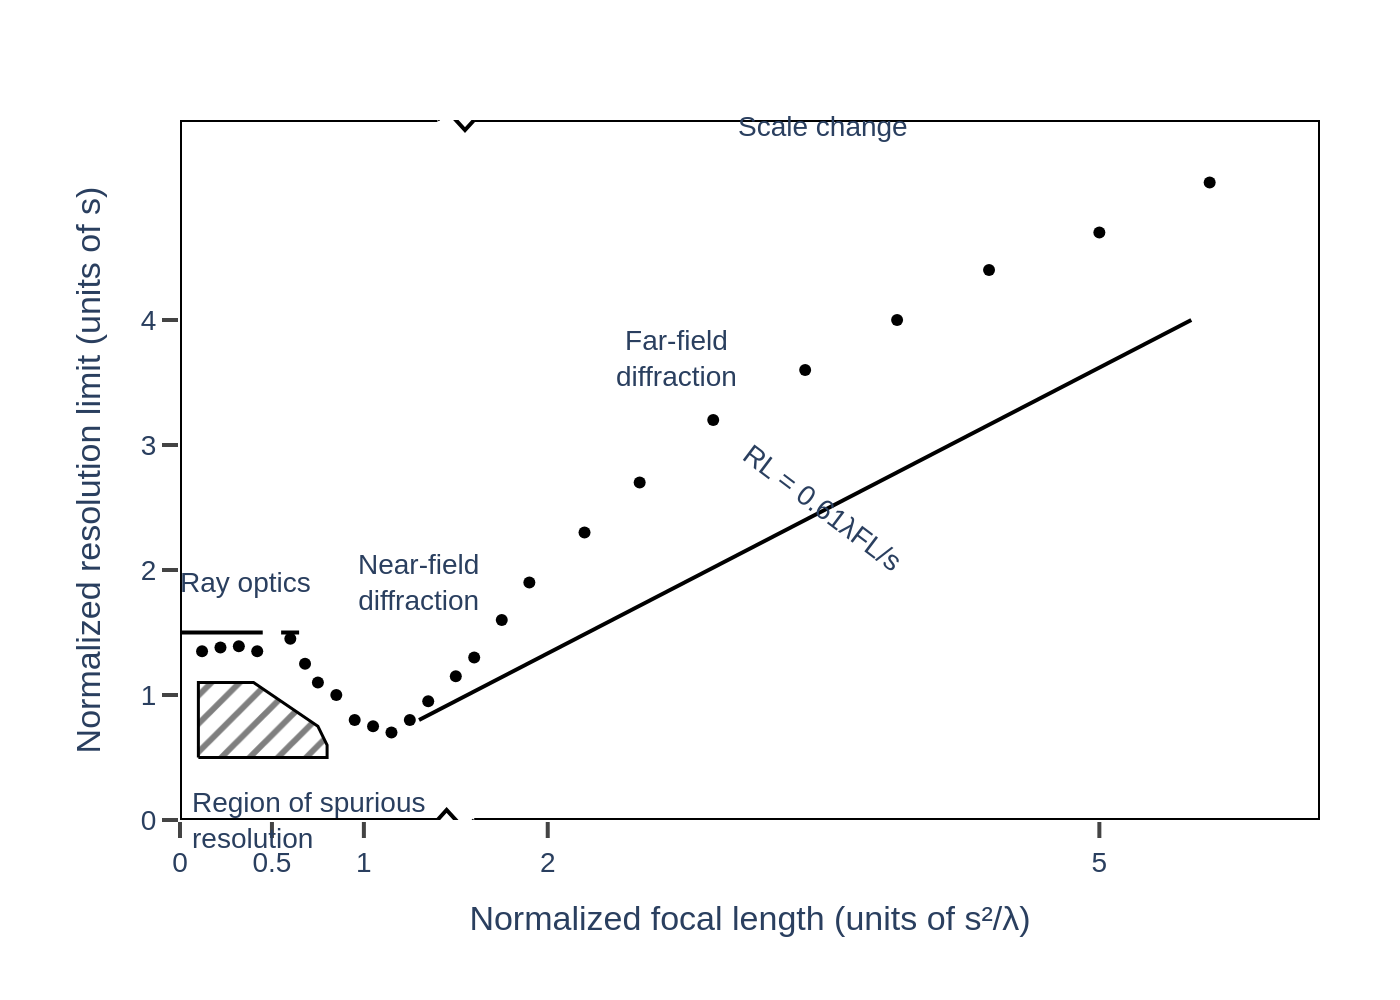

Python code for this plot:
import sys
import json
import pathlib
import plotly.graph_objects as go

if len(sys.argv) != 2:
    print("Usage: python script.py <path_to_json>")
    sys.exit(1)

json_path = pathlib.Path(sys.argv[1])
if not json_path.is_file():
    print(f"Error: File not found at {json_path}")
    sys.exit(1)

with open(json_path, 'r', encoding='utf-8') as f:
    config = json.load(f)

chart_data = config['chart_data']
texts = config['texts']
colors = config['colors']
layout_opts = config['layout_options']

fig = go.Figure()

# Add traces
fig.add_trace(go.Scatter(
    x=chart_data['scatter_points']['x'],
    y=chart_data['scatter_points']['y'],
    mode='markers',
    marker=dict(color=colors['primary'], size=6),
    showlegend=False
))

fig.add_trace(go.Scatter(
    x=chart_data['ray_optics_solid']['x'],
    y=chart_data['ray_optics_solid']['y'],
    mode='lines',
    line=dict(color=colors['primary'], width=2),
    showlegend=False
))

fig.add_trace(go.Scatter(
    x=chart_data['ray_optics_dashed']['x'],
    y=chart_data['ray_optics_dashed']['y'],
    mode='lines',
    line=dict(color=colors['primary'], width=2, dash='dash'),
    showlegend=False
))

fig.add_trace(go.Scatter(
    x=chart_data['far_field_line']['x'],
    y=chart_data['far_field_line']['y'],
    mode='lines',
    line=dict(color=colors['primary'], width=2),
    showlegend=False
))

fig.add_trace(go.Scatter(
    x=chart_data['spurious_region']['x'],
    y=chart_data['spurious_region']['y'],
    mode='lines',
    line=dict(color=colors['primary'], width=1.5),
    fill='toself',
    fillcolor=colors['spurious_region_fill'],
    fillpattern=dict(shape='/', fgcolor=colors['primary'], solidity=0.3),
    showlegend=False
))

# Create custom axis box with break
shapes = []
x_range = layout_opts['x_range']
y_range = layout_opts['y_range']
break_pos = layout_opts['axis_break_pos']
break_hw = layout_opts['axis_break_width'] / 2

# Box lines with gaps for break symbols
shapes.append(dict(type='line', x0=x_range[0], y0=y_range[0], x1=break_pos - break_hw, y1=y_range[0], line=dict(color=colors['primary'], width=2)))
shapes.append(dict(type='line', x0=break_pos + break_hw, y0=y_range[0], x1=x_range[1], y1=y_range[0], line=dict(color=colors['primary'], width=2)))
shapes.append(dict(type='line', x0=x_range[0], y0=y_range[1], x1=break_pos - break_hw, y1=y_range[1], line=dict(color=colors['primary'], width=2)))
shapes.append(dict(type='line', x0=break_pos + break_hw, y0=y_range[1], x1=x_range[1], y1=y_range[1], line=dict(color=colors['primary'], width=2)))
shapes.append(dict(type='line', x0=x_range[0], y0=y_range[0], x1=x_range[0], y1=y_range[1], line=dict(color=colors['primary'], width=2)))
shapes.append(dict(type='line', x0=x_range[1], y0=y_range[0], x1=x_range[1], y1=y_range[1], line=dict(color=colors['primary'], width=2)))

# Break symbols
y_break_amp = 0.08
x_start, x_end = break_pos - break_hw, break_pos + break_hw
x_mid1, x_mid2 = break_pos - break_hw/2, break_pos + break_hw/2

y0_base = y_range[0]
path_bottom = f"M{x_start},{y0_base} L{x_mid1},{y0_base + y_break_amp} L{x_mid2},{y0_base - y_break_amp} L{x_end},{y0_base}"
shapes.append(dict(type='path', path=path_bottom, line=dict(color=colors['primary'], width=2)))

y1_base = y_range[1]
path_top = f"M{x_start},{y1_base} L{x_mid1},{y1_base + y_break_amp} L{x_mid2},{y1_base - y_break_amp} L{x_end},{y1_base}"
shapes.append(dict(type='path', path=path_top, line=dict(color=colors['primary'], width=2)))

fig.update_layout(
    font=dict(family="Arial", size=14),
    title=texts.get('title'),
    xaxis_title=texts['x_axis_title'],
    yaxis_title=texts['y_axis_title'],
    xaxis=dict(
        range=layout_opts['x_range'],
        tickvals=layout_opts['x_tickvals'],
        showline=False,
        showgrid=False,
        zeroline=False,
        ticks='outside',
        tickwidth=2,
        ticklen=8
    ),
    yaxis=dict(
        range=layout_opts['y_range'],
        tickvals=layout_opts['y_tickvals'],
        showline=False,
        showgrid=False,
        zeroline=False,
        ticks='outside',
        tickwidth=2,
        ticklen=8
    ),
    plot_bgcolor='white',
    margin=dict(l=90, r=40, t=60, b=90),
    annotations=[dict(
        xref="x", yref="y",
        x=ann['x'], y=ann['y'],
        text=ann['text'],
        showarrow=ann.get('showarrow', False),
        font=dict(family="Arial", size=14),
        align=ann.get('align', 'center'),
        xanchor=ann.get('xanchor', 'center'),
        yanchor=ann.get('yanchor', 'middle'),
        textangle=ann.get('textangle', 0)
    ) for ann in texts['annotations']],
    shapes=shapes
)

output_filename = json_path.stem + ".png"
fig.write_image(output_filename, scale=2)
print(f"Chart saved to {output_filename}")
